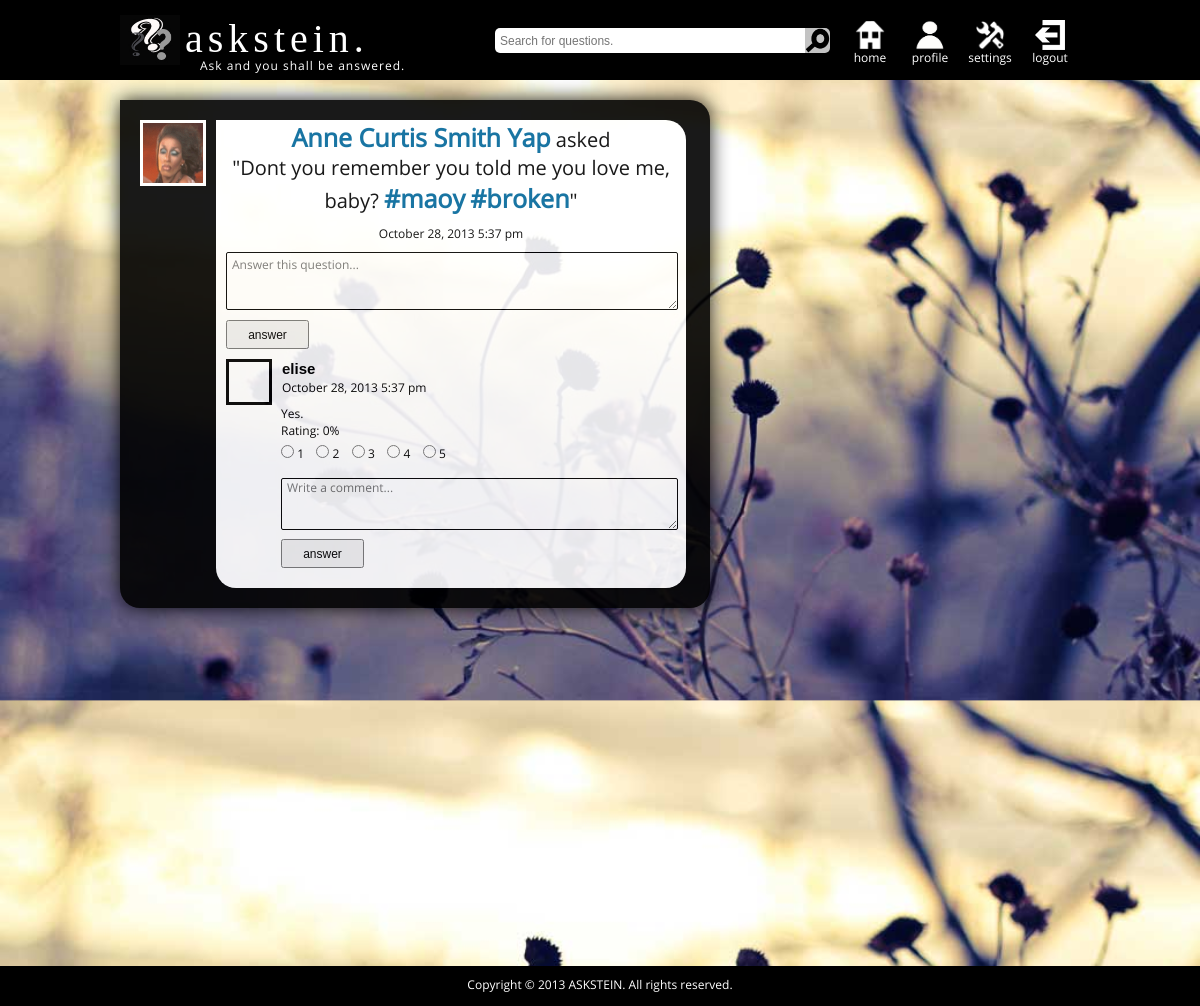
The page /question_content.php?question_id=74 (signed in) on the database its author committed.
### tables this page shows
CREATE TABLE IF NOT EXISTS `questions` (
  `question_id` int(255) NOT NULL AUTO_INCREMENT,
  `num_of_followers` int(255) NOT NULL,
  `user_id` int(255) DEFAULT NULL,
  `content` text NOT NULL,
  `ask_date` timestamp NOT NULL DEFAULT CURRENT_TIMESTAMP,
  PRIMARY KEY (`question_id`),
  KEY `user_id` (`user_id`)
);

CREATE TABLE IF NOT EXISTS `user_profiles` (
  `user_id` int(255) NOT NULL,
  `firstname` varchar(255) DEFAULT NULL,
  `lastname` varchar(255) DEFAULT NULL,
  `bio` varchar(140) DEFAULT NULL,
  `gender` enum('MALE','FEMALE') DEFAULT 'MALE',
  `location` varchar(255) DEFAULT NULL,
  `birthdate` date DEFAULT '0000-00-00',
  `prof_pic` varchar(255) NOT NULL DEFAULT 'default.gif',
  `cover_pic` varchar(255) NOT NULL DEFAULT 'default.jpg',
  PRIMARY KEY (`user_id`),
  KEY `user_id` (`user_id`)
);

CREATE TABLE IF NOT EXISTS `answers` (
  `answer_id` int(255) NOT NULL AUTO_INCREMENT,
  `question_id` int(255) DEFAULT NULL,
  `answer_date` timestamp NOT NULL DEFAULT CURRENT_TIMESTAMP,
  `content` text,
  `user_id` int(255) DEFAULT NULL,
  `average` float NOT NULL,
  PRIMARY KEY (`answer_id`),
  KEY `question_id` (`question_id`),
  KEY `user_id` (`user_id`)
);

CREATE TABLE IF NOT EXISTS `users` (
  `user_id` int(255) NOT NULL AUTO_INCREMENT,
  `username` varchar(255) NOT NULL,
  `password` varchar(255) NOT NULL,
  `email_address` varchar(255) NOT NULL,
  PRIMARY KEY (`user_id`)
);

### process/common.php (called while the page is built, shortened)
<?php
	function multiexplode($string) {
		$delimiters = array(",", ".", "|", ":", "'", "\"", "\\", "?", "<", ">", "(", ")", ";", "!", "+", "-", "=", "*", "[", "]", "{", "}");
		return explode(' ', str_replace($delimiters, ' ', $string));
	}
	function formatizeTime($time) {
		return date("F j, Y g:i a", strtotime($time));
	}
	function formatizeHashTags($questionContent) {
		$tmpVarForTags = preg_split('/(\r\n)|\n|\r/', $questionContent);
		$tmpTagsForSearch = array();
		$tmpTagsForReplace = array();
		foreach ($tmpVarForTags as $candidate) {
			$tmp = multiexplode($candidate);
			foreach ($tmp as $tmpBit) {
				if ($tmpBit != '' && $tmpBit[0] == '#') {
					array_push($tmpTagsForSearch, $tmpBit);
					array_push($tmpTagsForReplace, '<a href="filtered.php?hashtag='.substr($tmpBit, 1).'">'.$tmpBit.'</a>');
				}
			}
		}
		return str_replace($tmpTagsForSearch, $tmpTagsForReplace, $questionContent);
	}
?>

### question_content.php (the view, shortened to what this page needs)
<?php
	include("process/common.php");
	$user_id = $_SESSION['userid'];
	$question_id = $_GET['question_id'];
	$question = mysql_query(
		"SELECT questions.ask_date,
				questions.question_id,
				questions.content,
				users.user_id,
				users.username,
				user_profiles.prof_pic,
				user_profiles.firstname,
				user_profiles.lastname
		FROM questions
		INNER JOIN users
		INNER JOIN user_profiles
		ON questions.user_id = users.user_id AND users.user_id = user_profiles.user_id
		WHERE questions.question_id = '$question_id'");
	$question = mysql_fetch_array($question);
	$answers_result = mysql_query(
		"SELECT answers.answer_date,
				answers.answer_id,
				answers.content,
				answers.average,
				users.user_id,
				users.username,
				user_profiles.prof_pic,
				user_profiles.firstname,
				user_profiles.lastname
		FROM answers
		INNER JOIN users
		INNER JOIN user_profiles
		ON answers.user_id = users.user_id AND users.user_id = user_profiles.user_id
		WHERE answers.question_id = '$question_id'
		ORDER BY answers.answer_id DESC");
	$answers = array();
	while ($answer = mysql_fetch_array($answers_result)) {
		array_push($answers, $answer);
	}
?>
<?php include('fronts/header.php'); ?>
		<div class="wrapper">
			<div class="content">
				<div class="container0" style="border-radius: 0px 20px 20px 20px;">
					<div class="question">
						<div id="profile_picture" style="background: url('images/prof_pics/<?= $question['prof_pic']; ?>') no-repeat; background-size: 60px 60px"></div>
						<div class="question_content">
							<div id="question_main"><a href="<?php echo 'user_profile.php?profile_id='.$question['user_id']; ?>"><?php echo ucfirst($question['firstname']) . ' ' . ucfirst($question['lastname']); ?></a> asked
								<br>"<?php echo nl2br(formatizeHashTags($question['content'])); ?>"</div>
							<p class="question_info"  p align="center"><?php echo formatizeTime($question['ask_date']); ?></p>
							<form action="process/answer.php" method="POST">
								<textarea id="answer" name="content" placeholder="Answer this question..."></textarea>
								<input type="submit" id="answer_button" value="answer"/>
							</form>
							<?php
								$answerCtr = 0;
								foreach ($answers as $answer) : ?>
								<div id="pp" style="background: url('images/prof_pics/<?= $answer['prof_pic']; ?>') no-repeat; background-size: 40px 40px"></div>
								<div id="username"><a href="<?php echo 'user_profile.php?profile_id='.$answer['user_id']; ?>"><?php echo $answer['username']; ?></a></div>
								<div class="question_info"><?php echo formatizeTime($answer['answer_date']); ?></div>
								<div id="answer_content"><?php echo nl2br($answer['content']); ?><br/>
									<span>Rating: <?= $answer['average']; ?>%</span>
										<?php
											$answer_id = $answer['answer_id'];
											$hasRated = mysql_query("SELECT level_ratings FROM ratings WHERE user_id = '$user_id' AND answer_id = '$answer_id'");
											if (mysql_num_rows($hasRated) > 0) {
												$hasRated = mysql_fetch_array($hasRated);
												echo '<div>You rated this answer as '.$hasRated['level_ratings'].'.</div>';
											} else {
										?>
										<div id="direct_rate_<?= $answerCtr; ?>">
											<input type="radio" name="rating" onclick="passToHidden(1, 'rate_btn_<?= $answerCtr; ?>', '#direct_rate_<?= $answerCtr; ?> #rating')"/> 1&nbsp&nbsp&nbsp
											<input type="radio" name="rating" onclick="passToHidden(2, 'rate_btn_<?= $answerCtr; ?>', '#direct_rate_<?= $answerCtr; ?> #rating')"/> 2&nbsp&nbsp&nbsp
											<input type="radio" name="rating" onclick="passToHidden(3, 'rate_btn_<?= $answerCtr; ?>', '#direct_rate_<?= $answerCtr; ?> #rating')"/> 3&nbsp&nbsp&nbsp
											<input type="radio" name="rating" onclick="passToHidden(4, 'rate_btn_<?= $answerCtr; ?>', '#direct_rate_<?= $answerCtr; ?> #rating')"/> 4&nbsp&nbsp&nbsp
											<input type="radio" name="rating" onclick="passToHidden(5, 'rate_btn_<?= $answerCtr; ?>', '#direct_rate_<?= $answerCtr; ?> #rating')"/> 5
										</div>
									<?php } ?>
									<form action="process/comment.php" method="POST">
										<textarea id="commentbox" name="content" placeholder="Write a comment..."></textarea>
										<input type="submit" id="answer_button" value="answer"/>
									</form>
								</div>
							<?php $answerCtr++; endforeach; ?>
						</div>
					</div>
				</div>
			</div>
		</div>
<?php include('fronts/footer.php'); ?>

### styles.css (style rules this page uses)
* { margin: 0px auto; padding: 0px; }
a { text-decoration: none; }
html, body { height: 100%; background: url("images/background/1.jpg"); background-size: 100% auto; background-attachment:fixed; }
body { border-top: 1px solid transparent; margin-top: -1px; }
.wrapper { min-height: 100%; }
.content { width: 960px; height: auto; }
.content .container0 { width: 590px; height: auto; background: black; float: left; border-radius: 0px 20px 20px 20px; box-shadow: 0px 0px 20px black; opacity: .9; }
.content .container0 .question { width: 550px; height: auto; margin: 20px 20px 0px 20px; }
.content .container0 .question #profile_picture { width: 60px; height: 60px; background: url("images/login.png") no-repeat; background-size: 60px 60px; float: left; border: 3px solid white; }
.content .container0 .question .question_content { width: 450px; height: auto; font-family: 'Open Sans'; background: white; margin: 0px 0px 20px 10px; padding: 0px 10px 10px 10px; border-radius: 0px 20px 20px 20px; float: left; }
.content .container0 .question .question_content #username { margin-top: 8px; }
.content .container0 .question .question_content #username a { font-family: 'Arial'; font-weight: bold; font-size: 15px; color: black; }
.content .container0 .question .question_content .question_info, .question_info a { font-family: 'Open Sans'; font-size: 12px; color: black; margin-bottom: 5px; }
.content .container0 .question .question_content #answer { font-family: 'Open Sans'; font-size: 12px; width: 440px; height: 50px; max-width: 440px; max-height: 50px; border: 1px solid black; outline: none; padding: 3px 5px; border-radius: 2px; margin-bottom: 5px; }
.content .container0 .question .question_content #answer_button { width: 83px; height: 29px; font-family: sans-serif; font-size: 12px; }
.content .container0 .question .question_content #pp { width: 40px; height: 40px; background: url("images/pp_black.png") no-repeat; background-size: 40px 40px; float: left; margin-right: 10px; margin-top: 10px; border: 3px solid black; }
.content .container0 .question .question_content #question_main { font-size: 20px; color: black; text-align: center; margin-bottom: 10px; }
.content .container0 .question .question_content #question_main a { font-size: 25px; color: #006699; font-weight: bolder; margin-top: 10px; }
.content .container0 .question .question_content #answer_content { width: 395px; height: auto; float: right; font-size: 12px; margin-bottom: 10px; }
.content .container0 .question .question_content #answer_content #commentbox { font-family: 'Open Sans'; font-size: 12px; width: 385px; height: 50px; margin-top: 10px; max-width: 385px; max-height: 50px; border: 1px solid black; outline: none; padding: 0px 5px; border-radius: 2px; margin-bottom: 5px; }

### rows shown on the page
questions: user_profiles.prof_pic (placeholder picture), user_profiles.firstname "Anne Curtis", user_profiles.lastname "Smith Yap", content "Dont you remember you told me you love me, baby? #maoy #broken", ask_date "October 28, 2013 5:37 pm"
answers: user.username "elise", answer_date "October 28, 2013 5:37 pm", content "Yes.", average "0"
